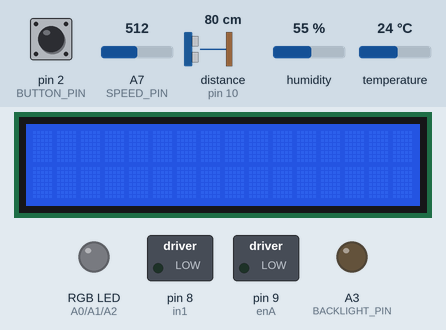
A sketch run on a simulated Arduino Nano, built with avr-gcc and run on an emulated ATmega328P. Parts: 16×2 character LCD, switched loads named in the sketch (green lamp = pin HIGH), an RGB LED mixed from three pins (HIGH = lit), output pins drawn as LEDs (lit = HIGH). Inputs (shaded band) come from the test bench; at power-on: pin 2 (BUTTON_PIN) LOW, distance to the obstacle (sensor on pin 10) 80 cm, temperature 24 °C, humidity 55 %, A7 (SPEED_PIN) = 512. The echo pulse lasts 58.3 µs per cm; pins used as bus, display or sensor lines are not drawn; what the sketch prints to the serial monitor is not drawn.

Above: at 1.2 s.
1.3 s: pin 2 (BUTTON_PIN) pulled HIGH for 0.15 s
At 2.6 s:
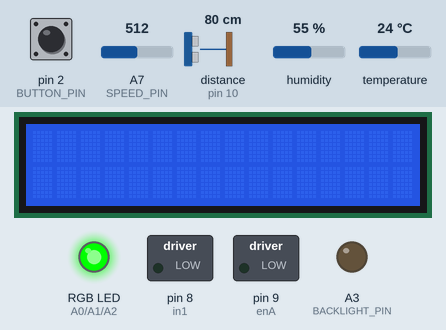
2.9 s: distance to the obstacle (sensor on pin 10) set to 60 cm
4.4 s: distance to the obstacle (sensor on pin 10) set to 52 cm
At 5.2 s:
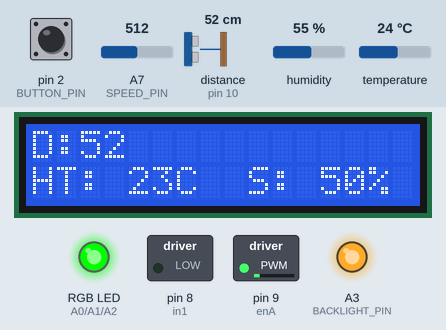
5.9 s: temperature set to 12 °C
At 8.6 s:
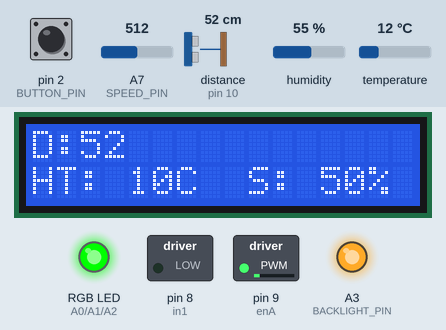
8.9 s: humidity set to 22 %
At 10.3 s:
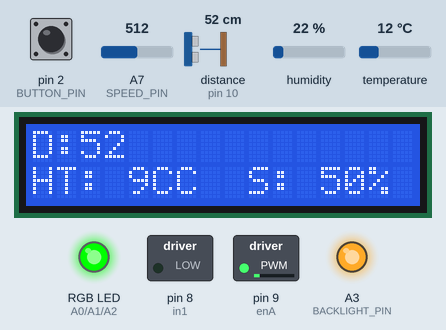
11.9 s: humidity set to 40 %
At 15.1 s:
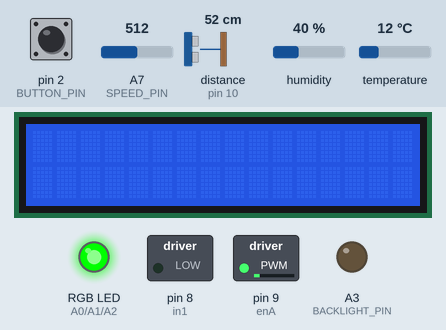
Timing chart, 0 to 15.9 s (numbered marks = the images above; inputs shaded):
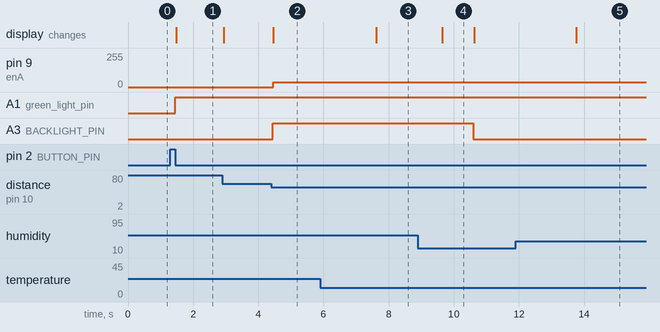

Measured:
- the behaviour switches between 55 and 54 cm on distance to the obstacle (sensor on pin 10) (found by bisection; images 1 and 2)
- after the input at 1.3 s, A1 (green_light_pin): LOW → HIGH after 0.15 s
- after the input at 4.4 s, pin 9 (enA): 0/255 → 35/255 after 0.05 s; A3 (BACKLIGHT_PIN): LOW → HIGH after 0.05 s; the display: changes after 0.05 s (image 2)
- after the input at 5.9 s, the display: changes after 1.7 s (image 3)
- after the input at 8.9 s, the display: changes after 0.75 s (image 4)
- what the display in image 4 shows lasts 0.9 s, from 9.7 s to 10.6 s

The sketch:

Final_Code.ino
```cpp
// Motor
// Motor A Connections
int enA = 9;
int in1 = 8;
int in2 = 7;
// Motor B Connections
int enB = 3;
int in3 = 5;
int in4 = 4;
int speed1 = 0;
unsigned long minSpinTime = 3000;
unsigned long lastTimeMotorStateChanged = 0;
#define SPEED_PIN A7

// Ultrasonic
int trigPin = 6;
int echoPin = 10;
long duration, cm, inches;
long pastDist = 0;
unsigned long minUpdateTime = 300;
unsigned long lastTimeUpdated = 0;
float targetTempIndex = 20;
float targetDist = 55;

// DHT
#include <DHT.h>
#include <DHT_U.h>
#define DHTPIN A4
#define DHTTYPE DHT11
DHT dht(DHTPIN, DHTTYPE);

float hic = 0;
float hicOld = 0;

// LCD Display
#include <LiquidCrystal_74HC595.h>
#define DS 11
#define SHCP 13
#define STCP 12
#define RS 1
#define E 3
#define D4 4
#define D5 5
#define D6 6
#define D7 7

LiquidCrystal_74HC595 lcd(DS, SHCP, STCP, RS, E, D4, D5, D6, D7);
String regMode = "Regular";
String ultraMode = "Ultrasonic";
String pwmPrint;
String tempPrint;
#define BACKLIGHT_PIN A3

// Button
#define BUTTON_PIN 2
byte lastButtonState = LOW;
int counter = 0;
// Debounce
unsigned long debounceDuration = 50;
unsigned long lastTimeButtonStateChanged = 0;

// LED pins
int red_light_pin= A0;
int green_light_pin = A1;
int blue_light_pin = A2;

void setup()
{
  Serial.begin(9600);
  //DHT
  dht.begin();

  // lcd
  lcd.begin(16, 2);
  lcd.setCursor(0, 0);
  pinMode(BACKLIGHT_PIN, OUTPUT);

  //Set all the motor control pins to
  pinMode(enA, OUTPUT);
  pinMode(enB, OUTPUT);
  pinMode(in1, OUTPUT);
  pinMode(in2, OUTPUT);
  pinMode(in3, OUTPUT);
  pinMode(in4, OUTPUT);

  // Turn off motors - Initial state
  digitalWrite(in1, LOW);
  digitalWrite(in2, LOW);
  digitalWrite(in3, LOW);
  digitalWrite(in4, LOW);

  //Ultrasonic
  pinMode(trigPin, OUTPUT);
  pinMode(echoPin, INPUT);

  //Button
  pinMode(BUTTON_PIN, INPUT);

  //LED
  pinMode(red_light_pin, OUTPUT);
  pinMode(green_light_pin, OUTPUT);
  pinMode(blue_light_pin, OUTPUT);

  //

}

void loop()
{

  if (millis() - lastTimeButtonStateChanged > debounceDuration)
  {
      byte buttonState = digitalRead(BUTTON_PIN);
      if (buttonState != lastButtonState) //when new mode is chosen
      {
        lastTimeButtonStateChanged = millis();
        lastButtonState = buttonState;
        if (buttonState == LOW)
        {
          counter++;
          if(counter == 3)
            counter = 0;
          Serial.println("Button released:  ");
          Serial.println(counter);
          if(counter == 0)
          {
            RGBColor(0,0,0);
            digitalWrite(BACKLIGHT_PIN, LOW);
            lcd.noDisplay();
            sleepFans();
          }
          else if(counter == 1) //add a brief display period
          {
            RGBColor(0,255,0);
            dhtControl();
            ultrasonic();
            Serial.println(String(hic) + "  " + String(cm));
            if(hic > targetTempIndex && cm < targetDist)
            {
              digitalWrite(BACKLIGHT_PIN, HIGH);
              lcd.display();
              lastTimeMotorStateChanged = millis();
              spinFans();
              Serial.print("spin fans");
            }
            else
            {
              digitalWrite(BACKLIGHT_PIN, LOW);
              lcd.noDisplay();
              sleepFans();
              Serial.println("off");
            }
          }
          else if(counter == 2)
          {
            RGBColor(0,0,255);
            dhtControl();
            ultrasonic();
            digitalWrite(BACKLIGHT_PIN, HIGH);
            lcd.display();
            spinFans();
          }
        }
      }
      else //if mode does not change
      {
        if(counter != 0)
        {
          dhtControl();
          ultrasonic();
          Serial.println("else state: " + String(hic) + "  " + String(cm));
        }
        if(counter == 1)
        {
          if(hic <= targetTempIndex || cm >=  targetDist)
          {
            if (millis() - lastTimeMotorStateChanged > minSpinTime)
            {
              digitalWrite(BACKLIGHT_PIN, LOW);
              lcd.noDisplay();
              sleepFans();
            }
            Serial.print("sleep fans temporarily");
          }
          else
          {
            if (millis() - lastTimeMotorStateChanged > minSpinTime)
            {
              digitalWrite(BACKLIGHT_PIN, LOW);
              lcd.noDisplay();
              sleepFans();
            }
            lastTimeMotorStateChanged = millis();
            digitalWrite(BACKLIGHT_PIN, HIGH);
            lcd.display();
            spinFans();
          }
        }
        else if(counter == 2)
        {
          spinFans();
        }
      }
  }
}

void sleepFans()
{
  digitalWrite(in3, LOW);
  digitalWrite(in4, LOW);

  digitalWrite(in1, LOW);
  digitalWrite(in2, LOW);

  pwmPrint = "S: 0% ";
  lcd.setCursor(10,1);
  lcd.print(pwmPrint);
}
void spinFans()
{
  speed1 = analogRead(SPEED_PIN);
  speed1 = speed1*0.2492668622;
  Serial.println(speed1);
  pwmPrint = "S: " + String(int(round(speed1/256.0*10)*10)) + "% ";
  lcd.setCursor(9,1);
  lcd.print(pwmPrint);
  digitalWrite(in3, LOW);
  digitalWrite(in4, HIGH);

  digitalWrite(in1, LOW);
  digitalWrite(in2, HIGH);

  speed1 = sqrt(speed1*10);
  analogWrite(enB, speed1);
  analogWrite(enA, speed1);
}

void ultrasonic()
{
  digitalWrite(trigPin, LOW);
  delayMicroseconds(5);
  digitalWrite(trigPin, HIGH);
  delayMicroseconds(10);
  digitalWrite(trigPin, LOW);

  pinMode(echoPin, INPUT);
  duration = pulseIn(echoPin, HIGH);

  cm = (duration/2) / 29.1;
  inches = (duration/2) / 74;
  lcd.setCursor(0,0);
  Serial.print("D: " + String(cm) + "   ");
  if(cm != pastDist && (millis() - lastTimeUpdated) > minUpdateTime)
  {
    lastTimeUpdated = millis();
    lcd.print("D:" + String(cm) + "   ");
  }
  pastDist = cm;
}

void dhtControl()
{
  float h = dht.readHumidity();
  float t = dht.readTemperature();
  float f = dht.readTemperature(true);

  if (isnan(h) || isnan(t) || isnan(f))
  {
    Serial.println(F("Failed to read from DHT sensor!"));
    return;
  }
  //float hif = dht.computeHeatIndex(f, h);
  hic = dht.computeHeatIndex(t, h, false);
  tempPrint = "HT: " + String(int(hic)) + "C";
  if(hic != hicOld)
  {
    lcd.setCursor(0,1);
    lcd.print(tempPrint);
  }
  hicOld = hic;
}

void RGBColor(int red_light_value, int green_light_value, int blue_light_value)
 {
  analogWrite(red_light_pin, red_light_value);
  analogWrite(green_light_pin, green_light_value);
  analogWrite(blue_light_pin, blue_light_value);
}
```
